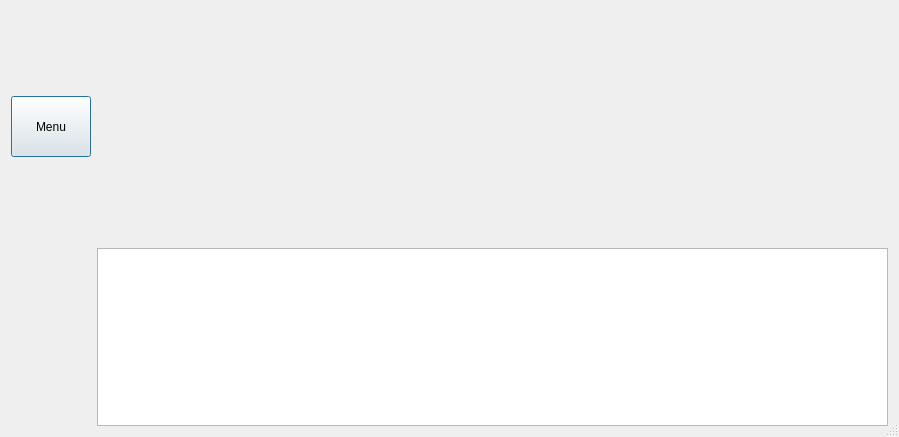
<?xml version="1.0" encoding="UTF-8"?>
<ui version="4.0">
 <class>MainWindow</class>
 <widget class="QDialog" name="MainWindow">
  <property name="windowModality">
   <enum>Qt::NonModal</enum>
  </property>
  <property name="geometry">
   <rect>
    <x>0</x>
    <y>0</y>
    <width>895</width>
    <height>437</height>
   </rect>
  </property>
  <property name="cursor">
   <cursorShape>ArrowCursor</cursorShape>
  </property>
  <property name="contextMenuPolicy">
   <enum>Qt::DefaultContextMenu</enum>
  </property>
  <property name="windowTitle">
   <string>MainWindow</string>
  </property>
  <property name="toolTip">
   <string/>
  </property>
  <property name="sizeGripEnabled">
   <bool>true</bool>
  </property>
  <property name="modal">
   <bool>false</bool>
  </property>
  <layout class="QGridLayout" name="gridLayout">
   <item row="0" column="1">
    <widget class="QCustomPlot" name="customPlot" native="true">
     <property name="minimumSize">
      <size>
       <width>791</width>
       <height>231</height>
      </size>
     </property>
     <property name="tabletTracking">
      <bool>false</bool>
     </property>
     <property name="autoFillBackground">
      <bool>false</bool>
     </property>
    </widget>
   </item>
   <item row="1" column="1">
    <widget class="QTextEdit" name="txtOutput">
     <property name="minimumSize">
      <size>
       <width>791</width>
       <height>171</height>
      </size>
     </property>
    </widget>
   </item>
   <item row="0" column="0">
    <widget class="QPushButton" name="menuButton">
     <property name="minimumSize">
      <size>
       <width>80</width>
       <height>61</height>
      </size>
     </property>
     <property name="text">
      <string>Menu</string>
     </property>
    </widget>
   </item>
  </layout>
 </widget>
 <customwidgets>
  <customwidget>
   <class>QCustomPlot</class>
   <extends>QWidget</extends>
   <header>qcustomplot.h</header>
   <container>1</container>
  </customwidget>
 </customwidgets>
 <resources/>
 <connections/>
</ui>
